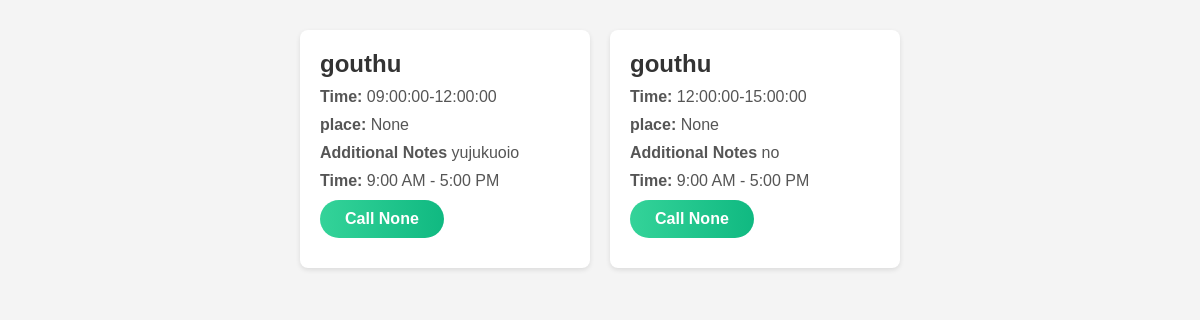
The page /worker_view/ (signed in) on the database as committed earlier.
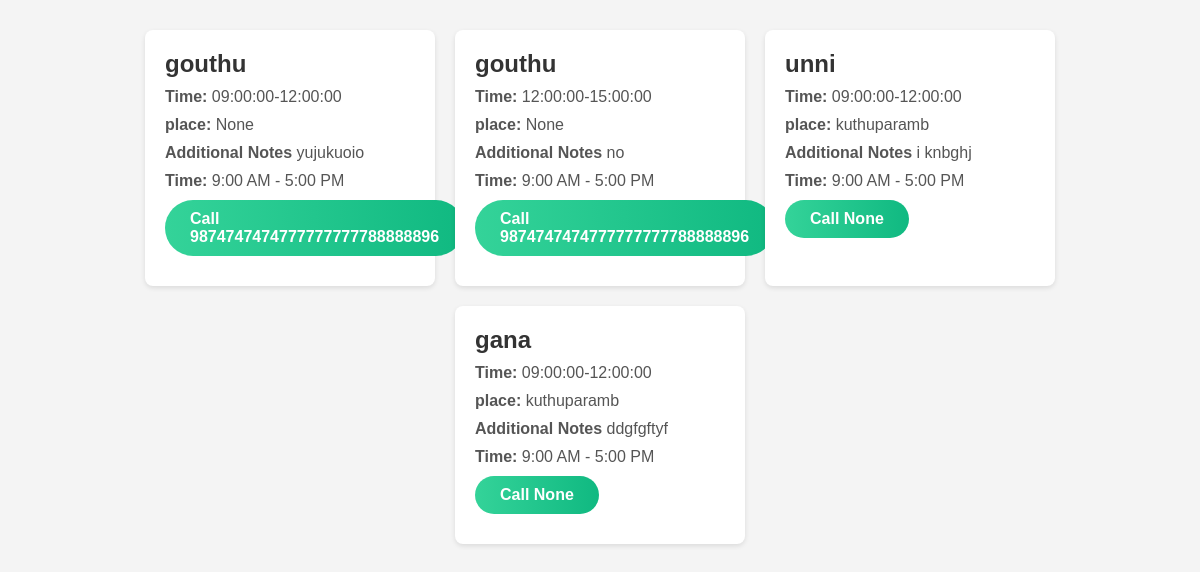
The same page on the database as committed later.
### Bengali/models.py (models this page shows)
class BookWorker(models.Model):
    worker = models.ForeignKey('WorkersDetails', on_delete=models.CASCADE, related_name='worker_booking')
    user = models.ForeignKey('Profile', on_delete=models.CASCADE, related_name='user_booking')
    time = models.CharField(default=0, max_length=150)
    created_at=models.DateField(auto_now_add=True)
    place = models.TextField(blank=True, null=True)
    additionalnotes = models.CharField(max_length=140,null=True,blank=True)
    def __str__(self):
        return f'booking by {self.user.username} for {self.worker.profile.username} '

class Profile(AbstractUser):
    USERNAME_FIELD='email'
    REQUIRED_FIELDS=[]
    objects = CustomUserManager()
    username = models.CharField(max_length=150, blank=True, null=True)
    first_name = models.CharField(max_length=150, blank=True, null=True)
    last_name= models.CharField(max_length=150, blank=True, null=True)
    role = models.CharField(max_length=15,choices=RoleChoices.choices)
    email=models.EmailField(unique=True)
    phone=models.CharField(max_length=15, blank=True, null=True)
    age=models.IntegerField(blank=True, null=True)
    worker_approved=models.BooleanField(blank=True, null=True)
    groups = models.ManyToManyField(
        Group,
            related_name="profile_groups",  # Set unique related_name
            blank=True
        )
    user_permissions = models.ManyToManyField(
            Permission,
            related_name="profile_permissions",  # Set unique related_name
            blank=True
        )
    def __str__(self):
        return self.email

### Bengali/views.py (the view)
# urls.py: path('worker_view/', views.worker_view, name='worker_view'),
def worker_view(request):
    booking=BookWorker.objects.filter(worker__profile=request.user)
    print(booking,request.user)
    return render(request,"worker_view.html",{'booking':booking})

### templates/worker_view.html (shortened to what this page needs)
<!DOCTYPE html>
<html lang="en">
<head>
</head>
<body>
  <div class="container">
     {% for item in booking %}
    <div class="card">
      <h3>{{item.user.first_name}}</h3>
      <p><strong>Time:</strong> {{item.time}}</p>
      <p><strong>place:</strong> {{item.place}}</p>
      <p><strong>Additional Notes</strong> {{item.additionalnotes}}</p>
      <p><strong>Time:</strong> 9:00 AM - 5:00 PM</p>
      <p><strong><div class="text-center">
        <a href="tel:{{ user.phone }}" class="btn-call" style="background: linear-gradient(90deg, #34d399, #10b981); color: white; border: none; padding: 10px 25px; font-size: 1rem; border-radius: 30px; text-decoration: none; cursor: pointer; transition: background 0.3s ease, transform 0.2s ease; display: inline-block;">
            Call {{ item.user.phone }}
        </a>
    </div>
    </strong></p>
    </div>
  {% endfor %}
  </div>
</body>
</html>

Rows that differ between the two databases and show on the page:
changed through a linked row, BookWorker "yujukuoio": user.phone "None" → "9874747474777777777788888896"
changed through a linked row, BookWorker "no": user.phone "None" → "9874747474777777777788888896"
added BookWorker: user.first_name "unni", time "09:00:00-12:00:00", place "kuthuparamb", additionalnotes "i knbghj", user.phone "None"
added BookWorker: user.first_name "gana", time "09:00:00-12:00:00", place "kuthuparamb", additionalnotes "ddgfgftyf", user.phone "None"
